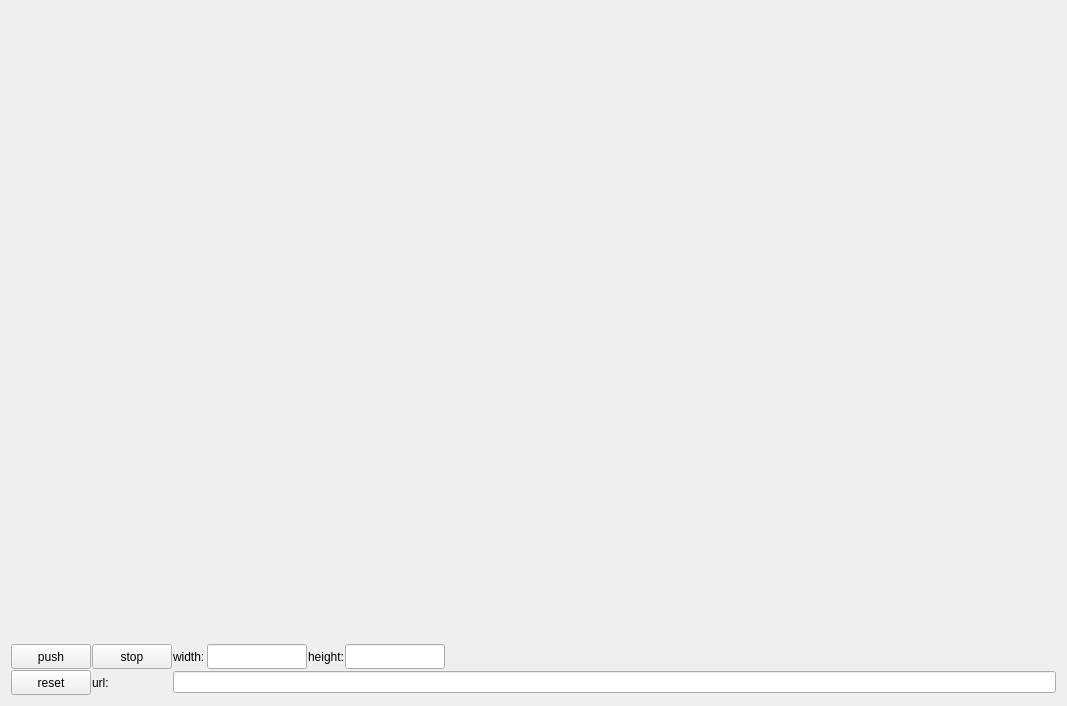
<?xml version="1.0" encoding="UTF-8"?>
<ui version="4.0">
 <class>PreviewWidget</class>
 <widget class="QWidget" name="PreviewWidget">
  <property name="geometry">
   <rect>
    <x>0</x>
    <y>0</y>
    <width>1067</width>
    <height>706</height>
   </rect>
  </property>
  <property name="windowTitle">
   <string>PreviewWidget</string>
  </property>
  <layout class="QVBoxLayout" name="verticalLayout">
   <item>
    <widget class="CaptureWidget" name="el_wid_show" native="true"/>
   </item>
   <item>
    <layout class="QGridLayout" name="grid_central">
     <property name="spacing">
      <number>1</number>
     </property>
     <item row="1" column="2">
      <widget class="QLabel" name="lb_width">
       <property name="text">
        <string>width:</string>
       </property>
      </widget>
     </item>
     <item row="1" column="7">
      <spacer name="horizontalSpacer">
       <property name="orientation">
        <enum>Qt::Horizontal</enum>
       </property>
       <property name="sizeHint" stdset="0">
        <size>
         <width>40</width>
         <height>20</height>
        </size>
       </property>
      </spacer>
     </item>
     <item row="2" column="2" colspan="6">
      <widget class="QLineEdit" name="le_url"/>
     </item>
     <item row="2" column="0">
      <widget class="QPushButton" name="pb_reset">
       <property name="minimumSize">
        <size>
         <width>80</width>
         <height>25</height>
        </size>
       </property>
       <property name="maximumSize">
        <size>
         <width>80</width>
         <height>25</height>
        </size>
       </property>
       <property name="text">
        <string>reset</string>
       </property>
      </widget>
     </item>
     <item row="2" column="1">
      <widget class="QLabel" name="lb_url">
       <property name="text">
        <string>url:</string>
       </property>
      </widget>
     </item>
     <item row="1" column="5">
      <widget class="QLabel" name="lb_height">
       <property name="text">
        <string>height:</string>
       </property>
      </widget>
     </item>
     <item row="1" column="0">
      <widget class="QPushButton" name="pb_push">
       <property name="minimumSize">
        <size>
         <width>80</width>
         <height>25</height>
        </size>
       </property>
       <property name="maximumSize">
        <size>
         <width>80</width>
         <height>25</height>
        </size>
       </property>
       <property name="text">
        <string>push</string>
       </property>
      </widget>
     </item>
     <item row="1" column="1">
      <widget class="QPushButton" name="pb_stop">
       <property name="minimumSize">
        <size>
         <width>80</width>
         <height>25</height>
        </size>
       </property>
       <property name="maximumSize">
        <size>
         <width>80</width>
         <height>25</height>
        </size>
       </property>
       <property name="text">
        <string>stop</string>
       </property>
      </widget>
     </item>
     <item row="1" column="4">
      <widget class="QLineEdit" name="le_width">
       <property name="minimumSize">
        <size>
         <width>100</width>
         <height>25</height>
        </size>
       </property>
       <property name="maximumSize">
        <size>
         <width>100</width>
         <height>25</height>
        </size>
       </property>
      </widget>
     </item>
     <item row="1" column="6">
      <widget class="QLineEdit" name="le_height">
       <property name="minimumSize">
        <size>
         <width>100</width>
         <height>25</height>
        </size>
       </property>
       <property name="maximumSize">
        <size>
         <width>100</width>
         <height>25</height>
        </size>
       </property>
      </widget>
     </item>
    </layout>
   </item>
  </layout>
 </widget>
 <layoutdefault spacing="6" margin="11"/>
 <customwidgets>
  <customwidget>
   <class>CaptureWidget</class>
   <extends>QWidget</extends>
   <header>capture_widget.h</header>
   <container>1</container>
  </customwidget>
 </customwidgets>
 <resources/>
 <connections/>
</ui>
